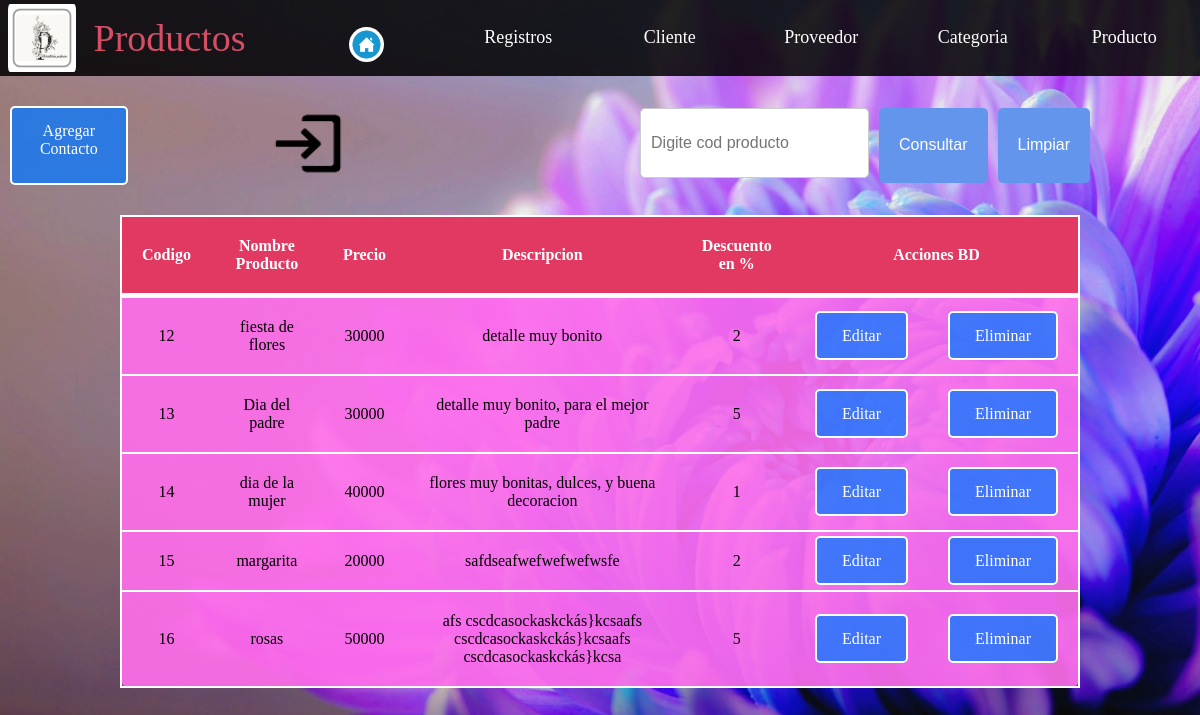
Page /producto.php (signed in) on the committed database.
### tables this page shows
CREATE TABLE `producto` (
  `cod_prod` int(15) NOT NULL,
  `nom_prod` varchar(20) NOT NULL,
  `prec_prod` bigint(30) NOT NULL,
  `desc_prod` varchar(300) NOT NULL,
  `descuento_prod` bigint(250) NOT NULL
);

### producto.php (the view, shortened to what this page needs)
<!DOCTYPE html>
<html lang="es">
<head>
    <link rel="stylesheet" href="./css/estilyooo.css">
    <link rel="stylesheet" href="./css/estilocrud2.css">
</head>
<body id="fondo1">
<header>
        <nav class="menuprincipal">
            <ul class="menu">
                <div id="position-logo"> <img src="imagenes/logo.jpeg" alt=""><h2>Productos</div>
                <li><a href="view/inicio.php"><img src="imagenes/house.png" alt=""></a></li>
                <li><a href="iniciocrud.php">Registros</a></li>
                <li><a href="usuariocrud.php">Cliente</a></li>
                <li><a href="proveedor.php">Proveedor</a></li>
                <li><a href="categoria.php">Categoria</a></li>
                <li><a href="producto.php">Producto</a></li>
            </ul>
        </nav>
    </header>
         <div id="buscardor">
               <a href="crud-producto/formulario-agregar-contacto.php" class="dir-a">Agregar Contacto</a>
               <div class="salida">
     <a href="./cerrarsesion.php"><img src="./imagenes/salida.png" alt="" height="75" width="80"></a>
    </div>
                <div id="buscador">
                        <form action="crud-producto/consultar-contacto.php" method="POST" class="search-container">
                        <input type="text" class="search-input"   name="cod_prod" placeholder="Digite cod producto">
                        <button type="submit" class="button0" value="Consultar">Consultar </button>
                        <button type="reset" class="button0" value="Limpiar">Limpiar    </button>
                        </form>
                </div>
        </div>
    <table>
             <thead>
                      <tr>
                             <th>Codigo</th>
                             <th>Nombre Producto</th>
                              <th>Precio</th>
                             <th>Descripcion</th>
                             <th>Descuento en %</th>
                             <th colspan="2">Acciones BD</th>
                      </tr>
             </thead>
 </body>
</html>
<?php
    $connect=conexion();
    $sql= "SELECT* FROM producto";
    $resultado=mysqli_query($connect,$sql);
?>
<tbody>
    <?php
    $filas=mysqli_fetch_assoc($resultado);
    ?>
    <tr>
        <td><?php echo $filas ['cod_prod'] ?> </td>
        <td><?php echo $filas ['nom_prod'] ?> </td>
        <td><?php echo $filas ['prec_prod'] ?> </td>
        <td><?php echo $filas ['desc_prod'] ?> </td>
        <td><?php echo $filas ['descuento_prod'] ?> </td>
        <td> <a href="crud-producto/actualizar-contacto.php?cod_prod=<?php echo $filas['cod_prod']?>"class="dir-a">Editar</a></td>
        <td> <a href="crud-producto/delete-contacto.php?cod_prod=<?php echo $filas['cod_prod']?>"class="dir-a"> Eliminar</a></td>
    </tr>
</tbody>
<tbody>
    <?php
    while($filas=mysqli_fetch_assoc($resultado)){
    ?>
    <tr>
    <td><?php echo $filas ['cod_prod'] ?> </td>
        <td><?php echo $filas ['nom_prod'] ?> </td>
        <td><?php echo $filas ['prec_prod'] ?> </td>
        <td><?php echo $filas ['desc_prod'] ?> </td>
        <td><?php echo $filas ['descuento_prod'] ?> </td>
        <td> <a href="crud-producto/actualizar-contacto.php?cod_prod=<?php echo $filas['cod_prod']?>"class="dir-a">Editar</a></td>
        <td> <a href="crud-producto/delete-contacto.php?cod_prod=<?php echo $filas['cod_prod']?>"class="dir-a"> Eliminar</a></td>
    </tr>
        <?php
    }
        ?>
</tbody>
<!DOCTYPE html>
<html lang="es">
<head>
    <link rel="stylesheet" href="css/estilo-crud2.css">
</head>
<body>
</body>
</html>

### css/estilyooo.css (style rules this page uses)
* { margin: 0; padding: 0; box-sizing: border-box; }
header { width: 100%; height: 2cm; background: rgba(0, 0, 0, 0.625); z-index: 100; position: sticky; top: 0; }
.menuprincipal { display: flex; width: 100%; height: 2cm; background: rgba(0, 0, 0, 0.625); }
.menu { height: 2cm; display:flex; width: 100%; justify-content: space-between; }
.menu #position-logo { height: 2cm; display:flex; width: 100%; margin-right: 0cm; }
.menu #position-logo h2 { font-size:38px; color:#d64e65 ; font-weight: 100; padding: 1rem 10px; overflow: hidden; width: 100%; display: flex; }
.menu #position-logo img { padding: 4px 8px; border-radius: 10px; }
.menu li { list-style: none; height: 100%; width: 50%; padding: 1.7rem 4px; text-align: center; }
.menu li a { text-decoration: none; color: white; font-size: 18px; height: 100%; width: 100%; overflow: hidden; text-align: center; }
.menu li a img { color: white; height: 35px; overflow: hidden; text-align: center; background-color:white ; border-radius: 50%; }
.salida { width: 60%; display: flex; justify-content: center; }
#buscardor { display: flex; justify-content: space-evenly; }

### css/estilocrud2.css (style rules this page uses)
* { box-sizing: border-box; margin: 0; padding: 0; }
#fondo1 { background-image: url('../imagenes/fondo1.jpg'); background-repeat: no-repeat; background-size: cover; width: 100%; height: 100%; background-position: center; }
table { background-color: #ff6eece8; text-align: center; width:80%; border-collapse: collapse; margin:auto ; border: 2px solid white; border-radius: 10px; }
th, td { padding:20px; border-bottom: 2px solid white; }
thead { background-color: #e23963; border-bottom:solid 5px #fefefe; color: white; }
.dir-a:link, .dir-a:visited { background-color: #0a78ffc2; color: white; padding: 14px 25px; text-align: center; text-decoration: none; border: 2px solid white; border-radius: 5px; }
.search-container { text-align: center; display: inline-flex; }
.search-input { padding: 10px; width: 400px; border: 2px solid #ccc; border-radius: 5px; font-size: 17px; outline: none; }
.button0 { padding: 10px 20px; background-color:cornflowerblue; color: #fff; border: none; border-radius: 5px; cursor: pointer; font-size: 16px; margin-left: 10px; }
#buscador { display: flex; justify-content: right; margin: 2px auto; width: 100%; }
#buscardor { display: flex; width: 90%; margin: 30px 10px; }
input[type="text"], input[type="email"], input[type="number"], input[type="date"], input[type="password"] { width: 100%; padding: 10px; margin-bottom: 5px; border: 1px solid #ccc; border-radius: 5px; font-size: 16px; }

### css/estilo-crud2.css (style rules this page uses)
* { box-sizing: border-box; margin: 0; padding: 0; }
#fondo1 { background-image: url('../imagenes/fondo1.jpg'); background-repeat: no-repeat; background-size: cover; width: 100%; height: 100%; background-position: center; }
table { background-color: #ff6eece8; text-align: center; width:80%; border-collapse: collapse; margin:auto ; border: 2px solid white; border-radius: 10px; }
th, td { padding:20px; border-bottom: 2px solid white; }
thead { background-color: #e23963; border-bottom:solid 5px #fefefe; color: white; }
.dir-a:link, .dir-a:visited { background-color: #0a78ffc2; color: white; padding: 14px 25px; text-align: center; text-decoration: none; border: 2px solid white; border-radius: 5px; }
.search-container { text-align: center; display: inline-flex; }
.search-input { padding: 10px; width: 400px; border: 2px solid #ccc; border-radius: 5px; font-size: 17px; outline: none; }
.button0 { padding: 10px 20px; background-color:cornflowerblue; color: #fff; border: none; border-radius: 5px; cursor: pointer; font-size: 16px; margin-left: 10px; }
#buscador { display: flex; justify-content: right; margin: 2px auto; width: 100%; }
#buscardor { display: flex; width: 90%; margin: 30px 10px; }
input[type="text"], input[type="email"], input[type="number"], input[type="date"], input[type="password"] { width: 100%; padding: 10px; margin-bottom: 5px; border: 1px solid #ccc; border-radius: 5px; font-size: 16px; }

### rows in the picture
producto: cod_prod "12", nom_prod "fiesta de flores", prec_prod "30000", desc_prod "detalle muy bonito", descuento_prod "2"
producto: cod_prod "13", nom_prod "Dia del padre", prec_prod "30000", desc_prod "detalle muy bonito, para el mejor padre", descuento_prod "5"
producto: cod_prod "14", nom_prod "dia de la mujer", prec_prod "40000", desc_prod "flores muy bonitas, dulces, y buena decoracion", descuento_prod "1"
producto: cod_prod "15", nom_prod "margarita", prec_prod "20000", desc_prod "safdseafwefwefwefwsfe", descuento_prod "2"
producto: cod_prod "16", nom_prod "rosas", prec_prod "50000", desc_prod "afs cscdcasockaskckás}kcsaafs cscdcasockaskckás}kcsaafs cscdcasockaskckás}kcsa", descuento_prod "5"
